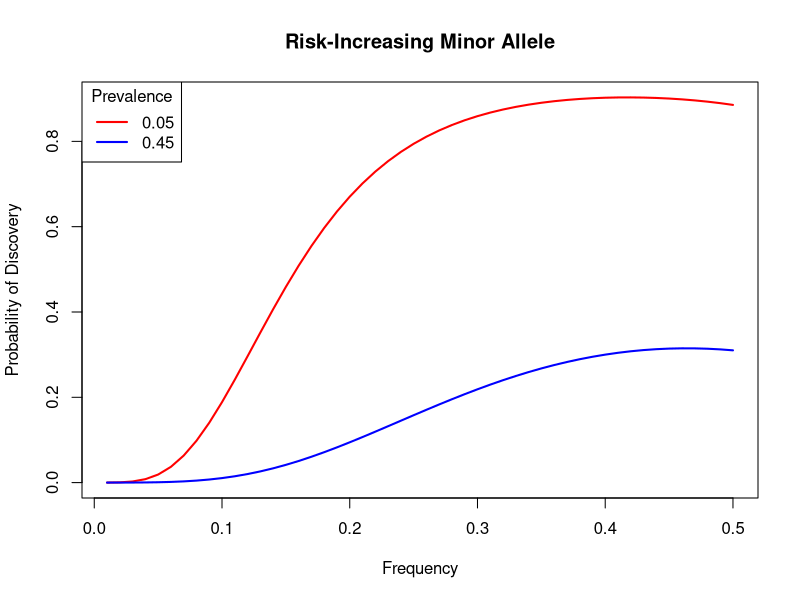
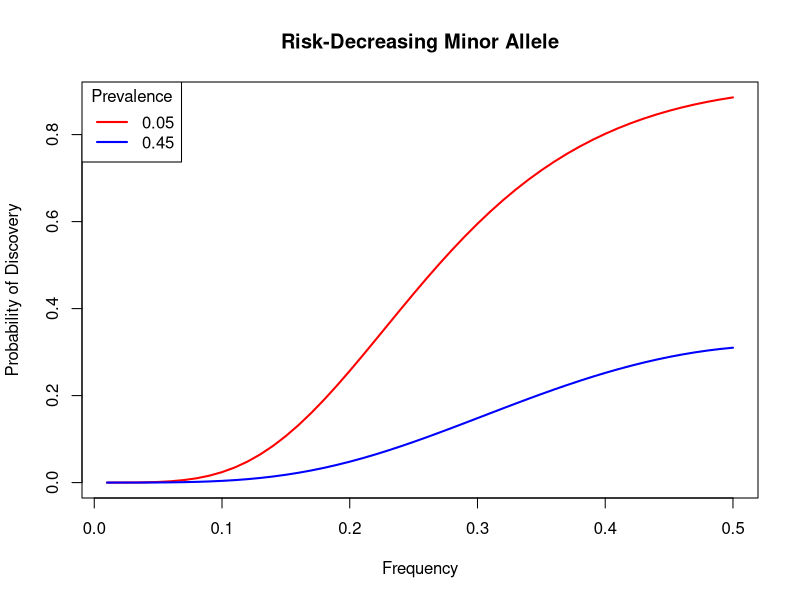
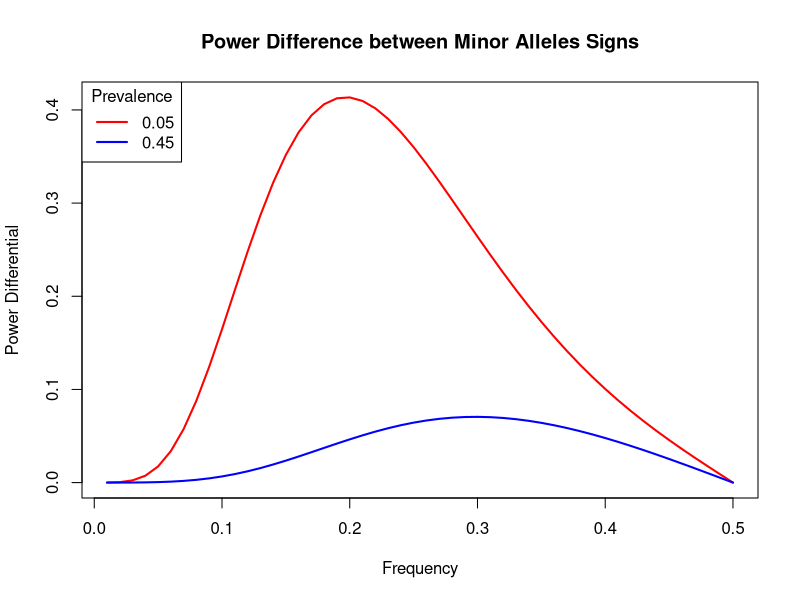
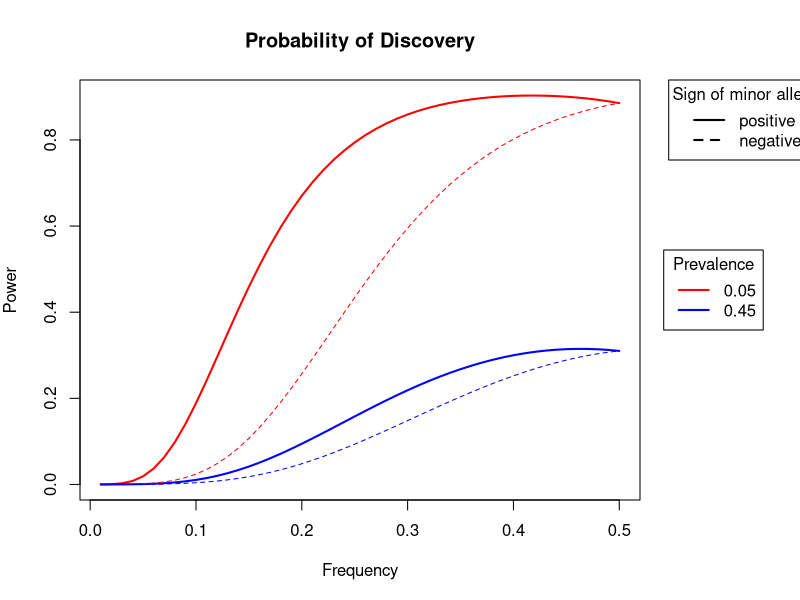

The R source for these figures, in order:
## ---- chunk 1
knitr::opts_chunk$set(echo = TRUE)
## ---- chunk 2
## Calculate non-centrality parameter 
calc_NCP <- function(p, Nd, Nc, B, prev) {
  
  # p = risk-increasing allele frequency 
  # Nd = number of cases
  # Nc = number of controls 
  # B = absolute value of liability scale effect size
  # prev = prevalence 
  
  # Compute threshold 
  t <- qnorm(1 - prev)
  
  # Compute mean liability 
  mu_1 <- B * (1 -p)
  mu_2 <- -B * p
  sigma_2 <- 1 - (B^2 * p *(1 -p))
  
  # Conditional Probabilities 
  p_case_a1 <- 1 - pnorm(t, mean = mu_1, sd = sqrt(sigma_2))
  p_case_a2 <- 1 - pnorm(t, mean = mu_2, sd = sqrt(sigma_2))
  p_control_a1 <- pnorm(t, mean = mu_1, sd = sqrt(sigma_2))
  p_control_a2 <- pnorm(t, mean = mu_2, sd = sqrt(sigma_2))
  
  # Compute allele frequency conditional on status
  p_d1 <- (p_case_a1 * p) / (1 - pnorm(t, mean = 0, sd = 1))
  p_c1 <- (p_control_a1 * p) / pnorm(t, mean = 0, sd = 1)
  
  # Observed counts
  q1_o <- 2 * Nd * p_d1
  q2_o <- 2 * Nc * p_c1
  q3_o <- 2 * Nd * (1 - p_d1)
  q4_o <- 2 * Nc * (1 - p_c1)
  
  # Expected counts
  q1_e <- ((2 * (Nd*p_d1 + Nc*p_c1)) * (2*Nd)) / (2* (Nd + Nc))
  q2_e <- ((2 * (Nd*p_d1 + Nc*p_c1)) * (2*Nc)) / (2* (Nd + Nc))
  q3_e <- ((2 * (Nd*(1-p_d1) + Nc*(1- p_c1))) * (2*Nd)) / (2* (Nd + Nc))
  q4_e <- ((2 * (Nd*(1-p_d1) + Nc*(1- p_c1))) * (2*Nc)) / (2* (Nd + Nc))
  
  # Compute NCP 
  NCP <- ((q1_o - q1_e)^2 / q1_e) + ((q2_o - q2_e)^2 / q2_e) + ((q3_o - q3_e)^2 / q3_e) + ((q4_o - q4_e)^2 / q4_e)
  
  # Return NCP
  return(NCP)
}
## ---- chunk 3
## Test - power should be higher at p = 0.1 vs p = 0.9
calc_NCP(p = 0.1, Nd = 500, Nc = 9500, B = 0.1, prev = 0.05)
calc_NCP(p = 0.9, Nd = 500, Nc = 9500, B = 0.1, prev = 0.05)
## ---- chunk 4
## Test - power should be  lower at prev close to 0.5
calc_NCP(p = 0.1, Nd = 500, Nc = 9500, B = 0.1, prev = 0.05)
calc_NCP(p = 0.1, Nd = 500, Nc = 9500, B = 0.1, prev = 0.45)
## ---- chunk 5
## Calculating probability of discovery of the minor allele
prob_discovery <- function(x, sign, n_cases, n_controls, B, prev, alpha) {
  
  # x = minor allele frequency
  # sign = sign of liability scale effect size
  # n_cases = number of cases
  # n_controls = number of controls
  # B = absolute value of liability scale effect size
  # prev = prevalence
  # alpha = type 1 error (5e-8 for GWAS)
  
  # Flip to appropriate increasing allele frequency for given sign 
  if (sign == 1) {
    p <- x
  } else if (sign == -1)  {
    p <- 1 - x 
  } else {
    stop("Please enter a valid sign")
  }

  # Calculate NCP 
  ncp <- calc_NCP(p = p, Nd = n_cases, Nc = n_controls, B = B, prev = prev)
  
  # Calculate power 
  power <- 1 - pchisq(qchisq(1 - alpha, df = 1), df = 1, ncp = ncp)
  
  return(power)
}
## ---- chunk 6
## Test - probability of discovery should be higher for risk-increasing alleles
prob_discovery(x = 0.1, sign = 1, n_cases = 500, n_controls = 9500, B = 0.1, prev = 0.05, alpha = 5e-8)
prob_discovery(x = 0.1, sign = -1, n_cases = 500, n_controls = 9500, B = 0.1, prev = 0.05, alpha = 5e-8)
## ---- chunk 7
## Plots
cols <- c("red", "blue")
freq <- seq(0.01,0.5, 0.01)
prev <- c(0.05, 0.45)
signs <-c("positive", "negative")

# Positive
res1 <- mapply(prob_discovery, list(freq), sign= 1, n_cases=500, n_controls=9500, B=0.2, alpha=5e-8,prev = prev)
matplot(freq, res1, type = "l", lwd = 2,col = cols, lty =1, main = "Risk-Increasing Minor Allele", xlab = "Frequency", ylab = "Probability of Discovery")
legend("topleft", legend=prev, col = cols, lwd = 2, title = "Prevalence")

# Negative 
res2 <- mapply(prob_discovery, list(freq), sign= -1, n_cases=500, n_controls=9500, B=0.2, alpha=5e-8,prev = prev)
matplot(freq, res2, type = "l", lwd = 2,col = cols, lty =1, main = "Risk-Decreasing Minor Allele", xlab = "Frequency", ylab = "Probability of Discovery")
legend("topleft", legend=prev, col = cols, lwd = 2, title = "Prevalence")

# Power differential 
res <- res1 - res2
matplot(freq, res, type = "l", lwd = 2,col = cols, lty =1, main = "Power Difference between Minor Alleles Signs", xlab = "Frequency", ylab = "Power Differential")
legend("topleft", legend=prev, col = cols, lwd = 2, title = "Prevalence")

# Combine plots
res1 <- mapply(prob_discovery, list(freq), sign= 1, n_cases=500, n_controls=9500, B=0.2, alpha=5e-8,prev = prev)
par(mar = c(5,4,4,8), xpd=TRUE)
matplot(freq, res1, type = "l", lwd = 2,col = cols, lty =1, main = "Probability of Discovery", xlab = "Frequency", ylab = "Power")
legend("right", inset = c(-0.22, 0), legend=prev, col = cols, lwd = 2, title = "Prevalence")
lines(freq, res2[,1],lty = "dashed", col = "red")
lines(freq, res2[,2],lty = "dashed", col = "blue")
legend("topright", inset = c(-0.32, 0), legend=signs, lty=c("solid", "dashed"), lwd = 2, title = "Sign of minor allele")

